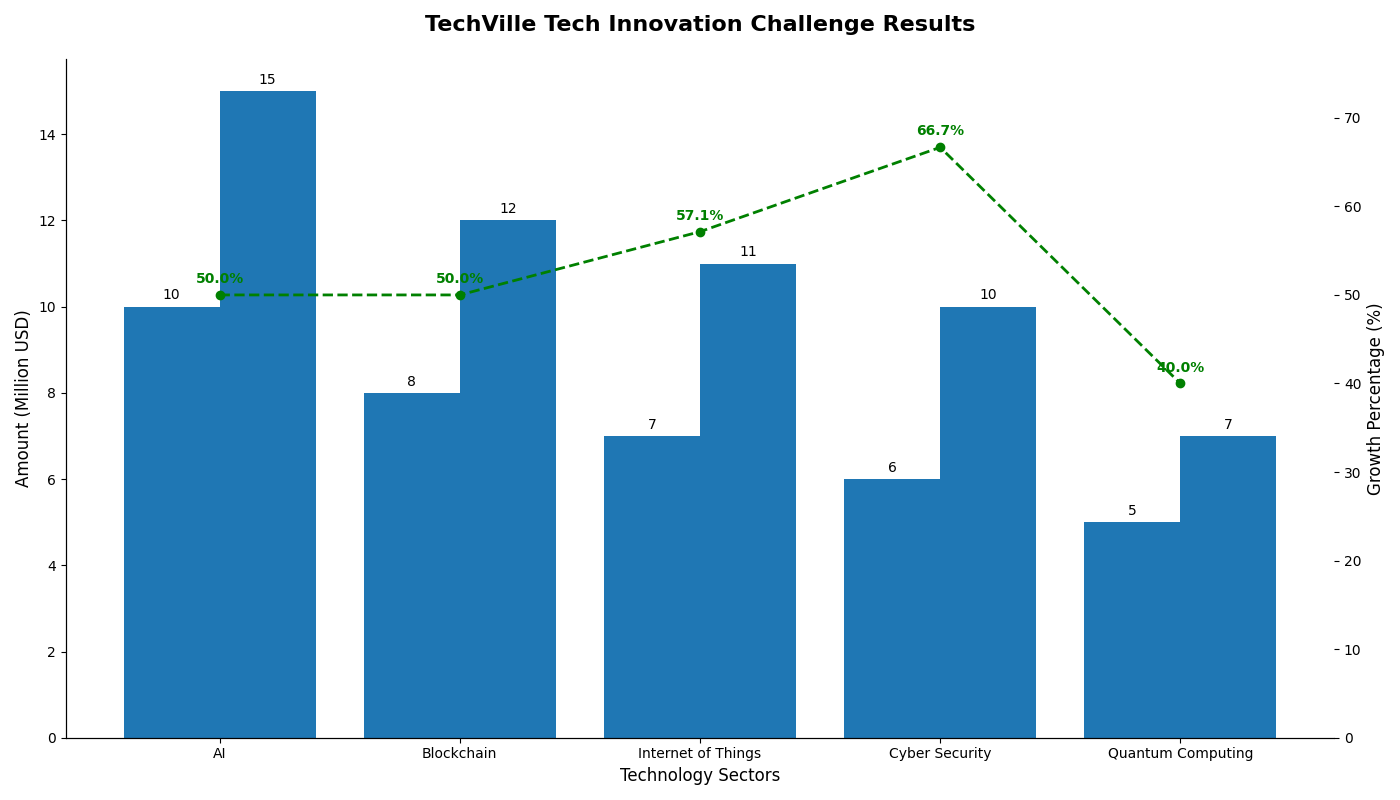

This chart was generated by the following Python code:
import matplotlib.pyplot as plt
import numpy as np

sectors = ["AI", "Blockchain", "Internet of Things", "Cyber Security", "Quantum Computing"]
initial_funding = [10, 8, 7, 6, 5]
year_end_revenue = [15, 12, 11, 10, 7]

growth_percentage = [(rev - init) / init * 100 for init, rev in zip(initial_funding, year_end_revenue)]

fig, ax = plt.subplots(figsize=(14, 8))

# Apply a single color '#1f77b4' consistently for both initial funding and year-end revenue
bars_initial = ax.bar(np.arange(len(sectors)) - 0.2, initial_funding, width=0.4, color='#1f77b4')
bars_revenue = ax.bar(np.arange(len(sectors)) + 0.2, year_end_revenue, width=0.4, color='#1f77b4')

ax.set_title('TechVille Tech Innovation Challenge Results', fontsize=16, fontweight='bold', pad=20)
ax.set_xlabel('Technology Sectors', fontsize=12)
ax.set_ylabel('Amount (Million USD)', fontsize=12)
ax.set_xticks(np.arange(len(sectors)))
ax.set_xticklabels(sectors)

ax.bar_label(bars_initial, padding=3, fontsize=10)
ax.bar_label(bars_revenue, padding=3, fontsize=10)

ax2 = ax.twinx()
ax2.plot(np.arange(len(sectors)), growth_percentage, color='green', marker='o', linestyle='--', linewidth=2)
ax2.set_ylabel('Growth Percentage (%)', fontsize=12)
ax2.set_ylim(0, max(growth_percentage) + 10)

for i, gp in enumerate(growth_percentage):
    ax2.text(i, gp + 1, f'{gp:.1f}%', ha='center', va='bottom', color='green', fontsize=10, fontweight='bold')

ax.grid(False)
ax.spines['top'].set_visible(False)
ax.spines['right'].set_visible(False)
ax2.spines['top'].set_visible(False)
ax2.spines['right'].set_visible(False)

plt.tight_layout()
plt.show()
